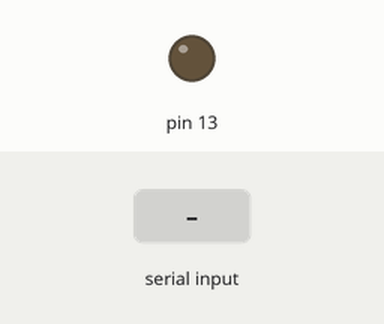
The sketch below on a simulated Arduino Uno, built with avr-gcc and run on an emulated ATmega328P. On the bench: output pins drawn as LEDs (lit = HIGH). The test bench sets the inputs (shaded band).

Above: at 1.2 s.
1.3 s: "1" received over the second serial link
At 1.9 s:
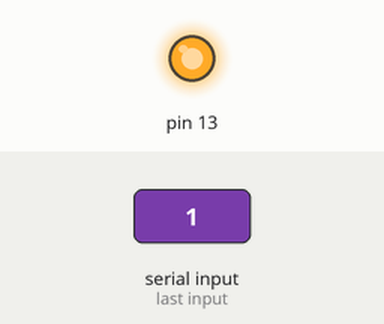
2.8 s: "2" received over the second serial link
At 4.2 s:
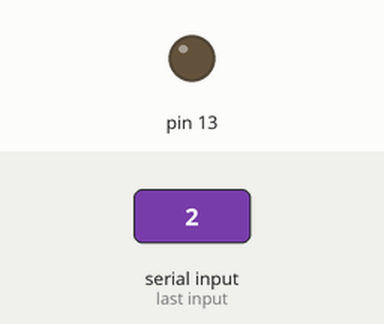
Timing chart, 0 to 5.8 s (numbered marks = the images above; inputs shaded):
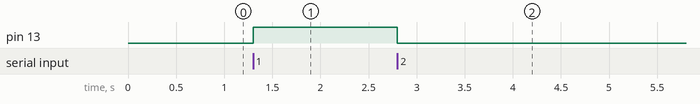

The sketch:

BluetoothLED.ino
```cpp
#include <SoftwareSerial.h>

// SoftwareSerial takes two parameters in the following order: RX pin, TX pin
// These are the pins that the Arduino will use to receive and transmit (repsectively)
// The Arduino RX pin should be connected to the Bluetooth TX pin
// The Arduino TX pin should be connected to the Bluetooth RX pin
// Therefore, it's easiest define variables to define which Arduino pins
// the bluetooth RX and TX pins are connected to.
// Then the SoftwareSerial port will be defined using the bluetoothTX pin
// for the Arduino RX pin, and the bluetoothRX pin for the Arduino TX pin.
int bluetoothTX = 10; // Note: pin 10 for the Arduino RX pin works on Uno, Mega, and Leonardo
int bluetoothRX = 11;
SoftwareSerial BT(bluetoothTX, bluetoothRX);

void setup()
{
  // set digital pin to control as an output
  pinMode(13, OUTPUT);
  // set the data rate for the SoftwareSerial port
  BT.begin(115200);
  // Send test message to other device
  BT.println("Hello from Arduino");
}

char a; // stores incoming character from other device
void loop()
{
  if (BT.available())
  // if text arrived in from BT serial...
  {
    a=(BT.read());
    if (a=='1')
    {
      digitalWrite(13, HIGH);
      BT.println(" LED on");
    }
    if (a=='2')
    {
      digitalWrite(13, LOW);
      BT.println(" LED off");
    }
    if (a=='?')
    {
      BT.println("Send '1' to turn LED on");
      BT.println("Send '2' to turn LED on");
    }
    // you can add more "if" statements with other characters to add more commands
  }
}
```

Measured:
- after the input at 1.3 s, pin 13: LOW → HIGH at once
- after the input at 2.8 s, pin 13: HIGH → LOW at once
